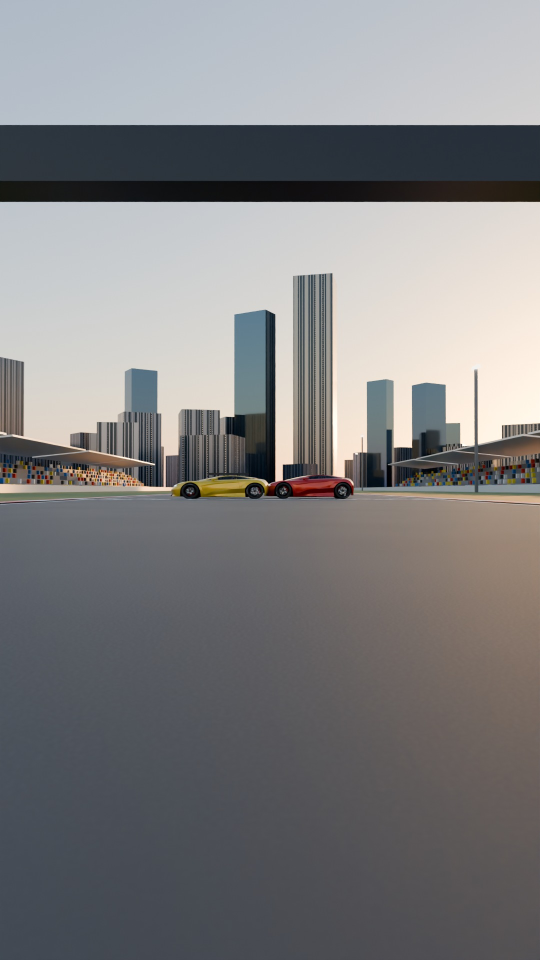
#> input picture carrera-rojo-vs-amarillo/f00142.jpg, 1080 x 1920 px, given in place of ., which was not available (shown at 1/2 size); the run also reads 1 picture not shown here
$ python -i zona_segura.py   (imports and definitions only)
#> lines starting #> are read from the running program, lines starting #| are printed output that depends on the picture
"""NIVEL OCULTO · Zona segura para Reels / TikTok / Shorts (vídeo 1080×1920).

En móviles altos (≈19,5:9) la app rellena la pantalla y RECORTA ~100 px por cada lado del vídeo.
Encima pone su interfaz: barra de estado + flecha/cámara arriba, columna de iconos a la derecha y usuario +
descripción abajo. Todo lo importante (textos, números, marcador) debe ir dentro de la zona segura.

La zona es la UNIÓN de lo que tapan las tres apps (márgenes conservadores, vídeo 1080×1920):

| app             | arriba | abajo (usuario, texto, música) | iconos a la derecha     |
| --------------- | ------ | ------------------------------ | ----------------------- |
| Instagram Reels | ~220   | ~420 px (más si el texto es largo) | x ≥ ~950, y 1000-1600 |
| TikTok          | ~150   | ~480 px                        | x ≥ ~900, y 900-1600    |
| YouTube Shorts  | ~250   | ~440 px                        | x ≥ ~880, y 950-1600    |

→ TOP=250, BOTTOM=1440, iconos x ≥ 870 entre y=900 e y=1600, y 110 px de recorte lateral.

    python zona_segura.py video.mp4 salida.jpg   → vista previa «en el móvil» con las zonas tapadas marcadas

Comprobación automática (sin renderizar el vídeo entero): `Registro` anota la caja de cada texto, tarjeta,
círculo o polígono que se dibuja a tamaño final y `fuera_de_zona` dice cuáles quedan tapados más de 0,6 s
(las animaciones de entrada pueden pasar un instante por el borde).
"""
from __future__ import annotations

import subprocess
import sys

from PIL import Image, ImageDraw

SIDE = 110            # recorte lateral + margen
TOP = 250             # barra de estado e iconos superiores
TOP_TEXT = 410        # los textos, por debajo del marcador (que va justo bajo TOP)
BOTTOM = 1440         # a partir de aquí: usuario, descripción, botones (TikTok es la que más tapa)
RIGHT_ICONS = (870, 900, 1600)  # x desde la que hay iconos, entre y0 e y1


# [8 lines left out: function clamp_text, not called in this run]


def mask(im):
    im = im.convert("RGBA")
    lay = Image.new("RGBA", im.size, (0, 0, 0, 0))
#> lay: PIL image 1080x1920 RGBA; every value is 0
    d = ImageDraw.Draw(lay)
    red = (255, 0, 60, 90)
    d.rectangle([0, 0, 1080, TOP], fill=red)
    d.rectangle([0, BOTTOM, 1080, 1920], fill=red)
    d.rectangle([RIGHT_ICONS[0], RIGHT_ICONS[1], 1080, RIGHT_ICONS[2]], fill=red)
    im.alpha_composite(lay)
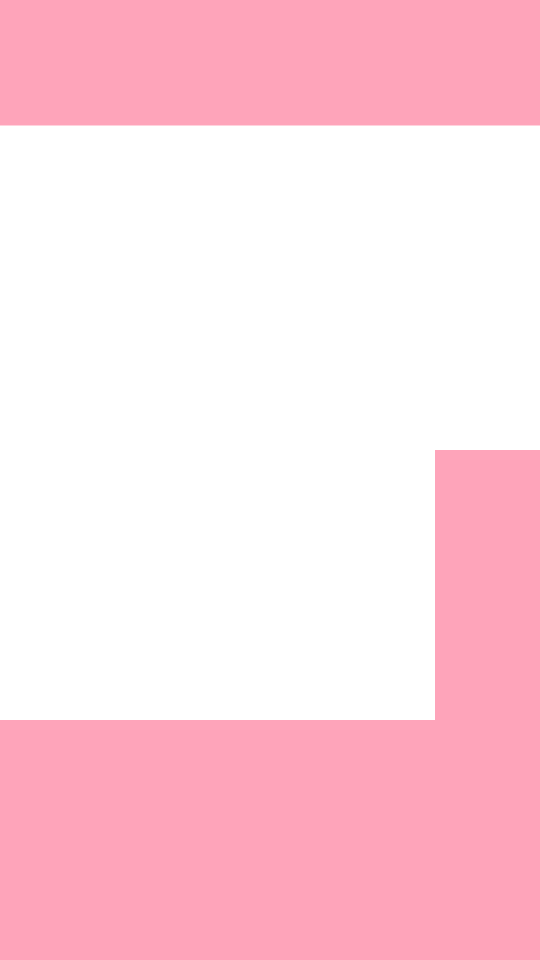
#> lay: PIL image 1080x1920 RGBA (shown at 1/2 size); mean R, G, B, A 111, 0, 26.1, 39.2; transparent parts drawn white
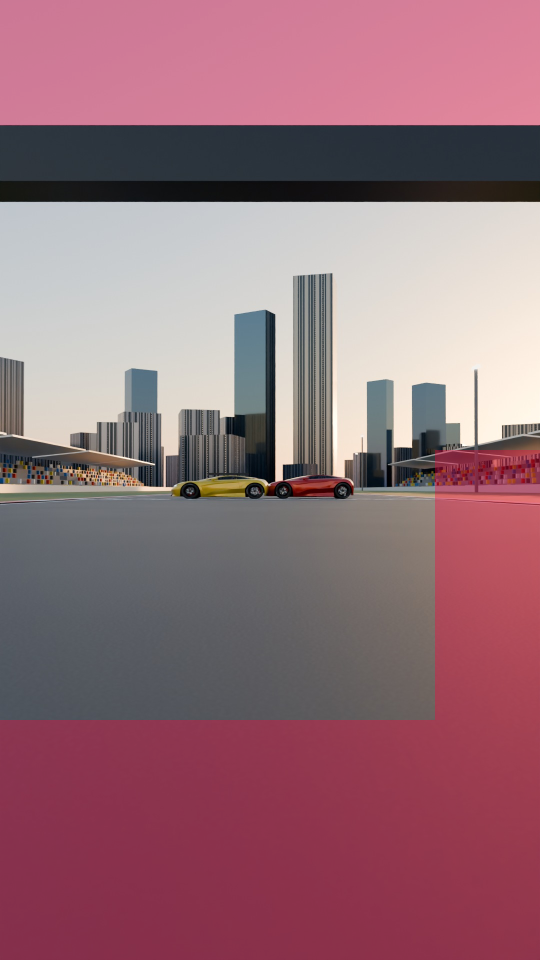
#> im: PIL image 1080x1920 RGBA (shown at 1/2 size); mean R, G, B, A 149.3, 109.6, 119.5, 255
    return im.crop((97, 0, 1080 - 97, 1920)).convert("RGB")
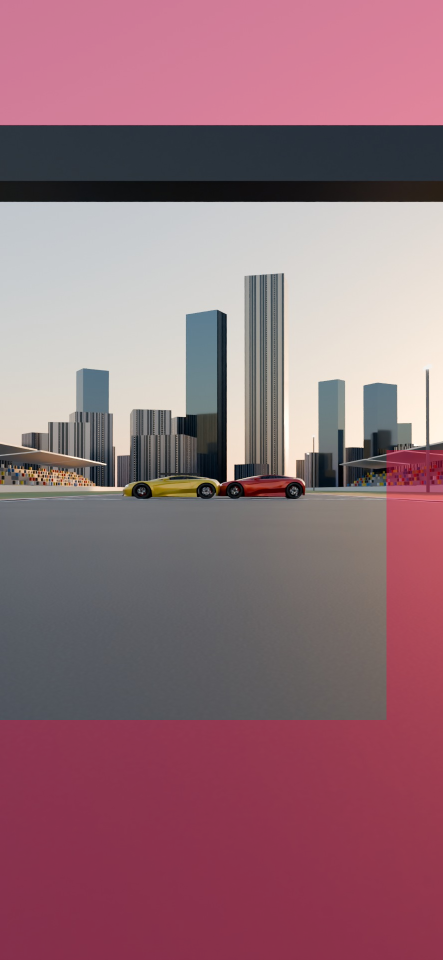
#> returned value: PIL image 886x1920 RGB (shown at 1/2 size); mean R, G, B 147.3, 109.5, 119.3


def preview_images(paths, out):
    tiles = [mask(Image.open(p)).resize((300, int(300 * 1920 / 886))) for p in paths]
    s = Image.new("RGB", (300 * len(tiles), tiles[0].height))
    for i, tl in enumerate(tiles):
        s.paste(tl, (i * 300, 0))
    s.save(out, quality=85)


# [37 lines left out: functions preview, inseguro, not called in this run]


_EXENTO = [0]


class exento:
    """Lo que se dibuja dentro de `with exento():` es parte del mapa o del fondo (se mueve con la cámara) y no
    cuenta como texto o rótulo para la comprobación."""

    def __enter__(self):
        _EXENTO[0] += 1

    def __exit__(self, *exc):
        _EXENTO[0] -= 1


class Registro:
    """Contexto que anota las cajas de lo que se dibuja con ImageDraw sobre lienzos de 1080×1920.

        with Registro() as r:
            v.frame(t)
        r.cajas → [(tipo, etiqueta, (x0, y0, x1, y1)), ...]
    """
    TIPOS = ("text", "rounded_rectangle", "rectangle", "ellipse", "polygon")

    def __init__(self):
        self.cajas = []
        self._orig = {}

    # [79 lines left out: functions __enter__, __exit__, _anota, _orig_textbbox, fuera_de_zona, not called in this run]


# [2 lines not run here, left out]

#> (the run stopped early here; a loop or call above may not have finished)
